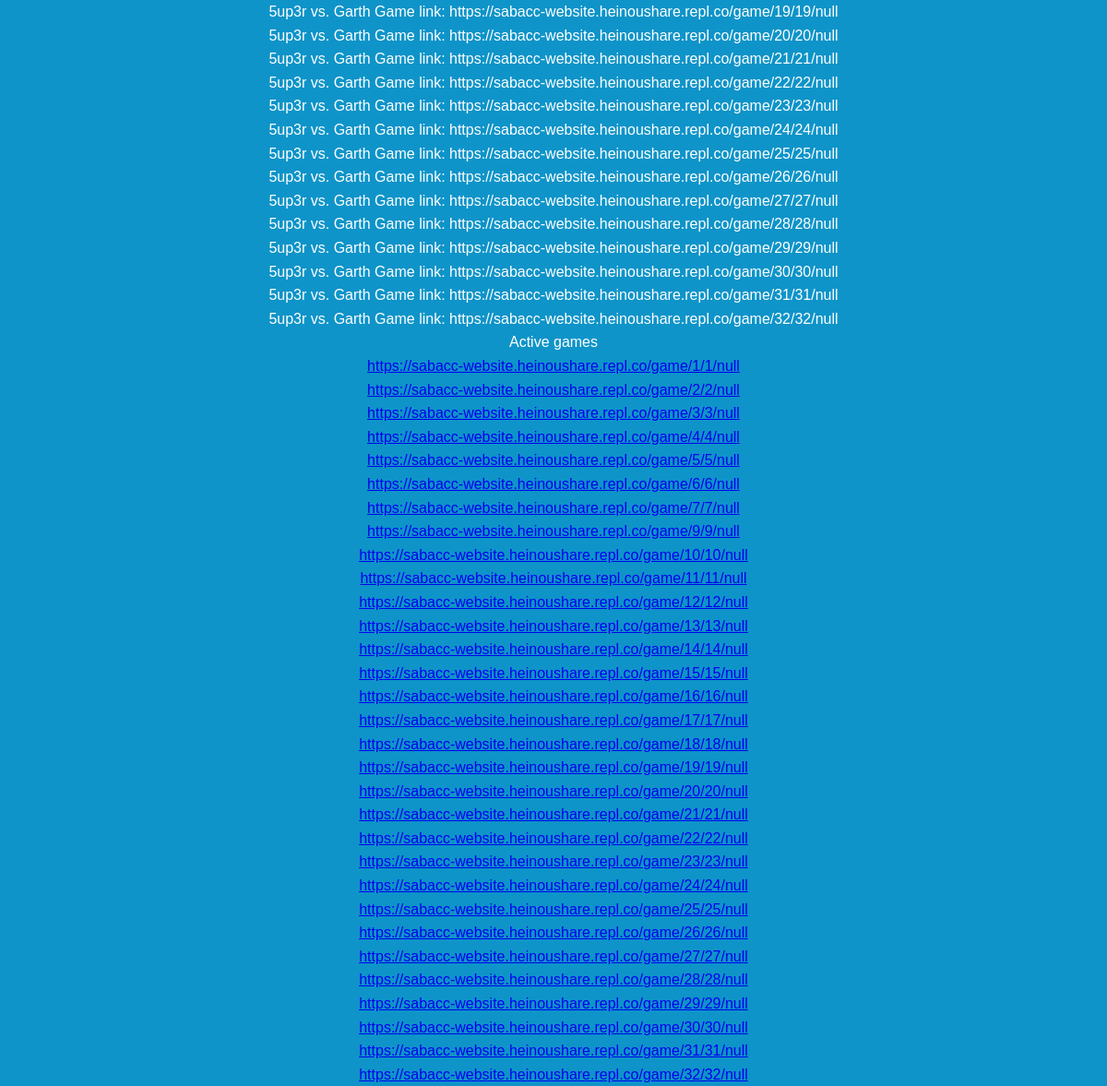
The app's page / (signed in, lower part), older data.
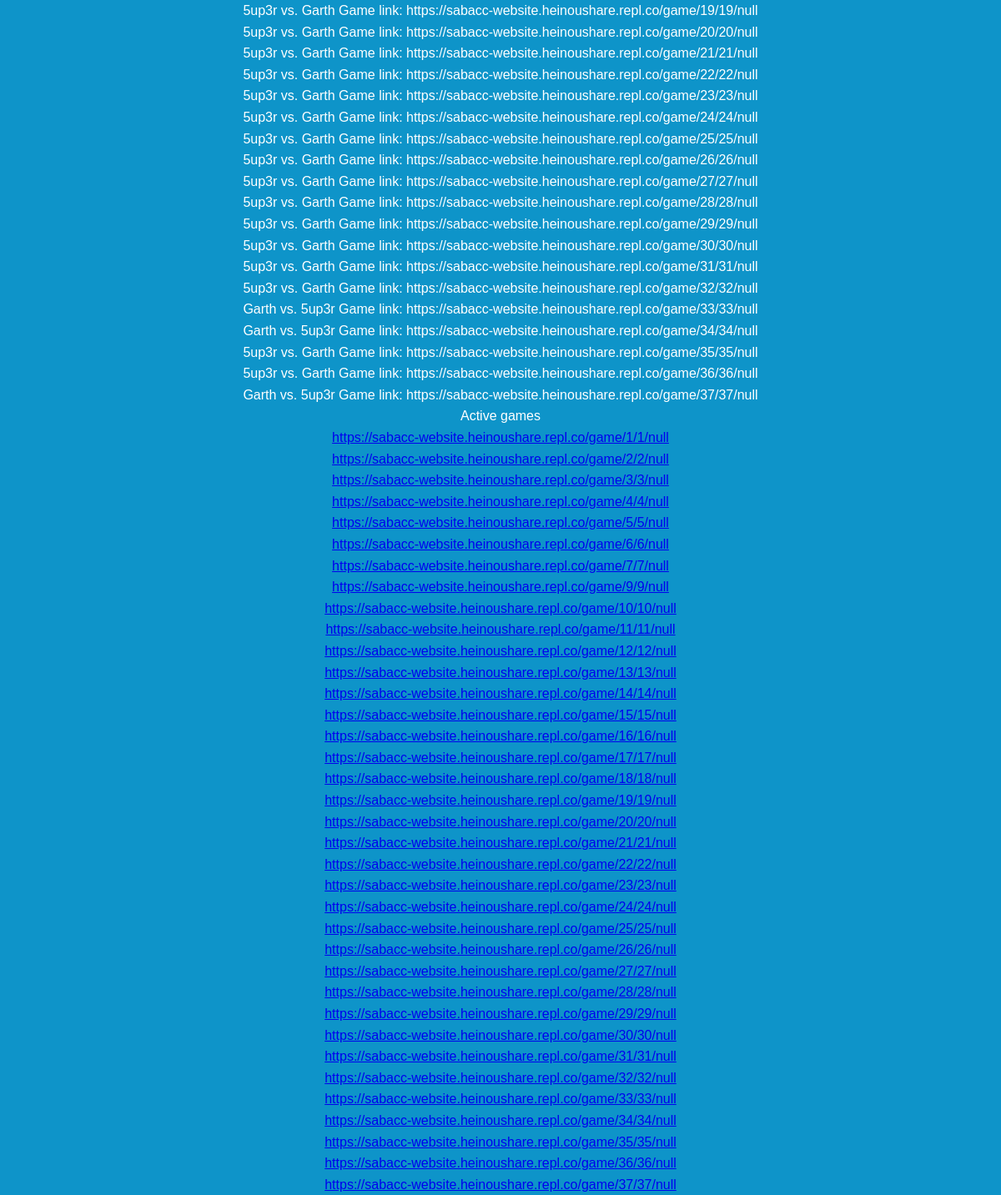
The same page, newer data.
### games/models.py (models this page shows)
class Game(models.Model):
  pin = models.IntegerField(blank=True, null=True)
  player1 = models.TextField()
  player2 = models.TextField()
  player1_credits = models.IntegerField(default=995)
  lead_player_bet = models.IntegerField(blank=True, null=True)
  follow_player_bet = models.IntegerField(blank=True, null=True)
  player2_credits = models.IntegerField(default=995)
  hand_pot = models.IntegerField(default=0)
  sabacc_pot = models.IntegerField(default=10)
  leading_player = models.TextField()
  active_player = models.TextField()
  phase = models.TextField(default="Betting")
  follow_bet_counter = models.BooleanField(default=False)
  game_started = models.BooleanField(default=False)
  deck = models.TextField(default="1,1,1,1,2,2,2,2,3,3,3,3,4,4,4,4,5,5,5,5,6,6,6,6,7,7,7,7,8,8,8,8,9,9,9,9,10,10,10,10,11,11,11,11,12,12,12,12,13,13,13,13,14,14,14,14,15,15,15,15,0,0,-2,-2,-8,-8,-11,-11,-13,-13,-14,-14,-15,-15,-17,-17")
  player1_hand = models.TextField(default="")
  player2_hand = models.TextField(default="")
  player1_hand_sum = models.IntegerField(default=0)
  player2_hand_sum = models.IntegerField(default=0)
  lead_player_card_action = models.TextField(blank = True, null=True)
  follow_player_card_action = models.TextField(blank = True, null=True)
  lead_player_shift_action = models.TextField(blank = True, null = True)
  follow_player_shift_action = models.TextField(blank = True, null = True)

### pages/views.py (the view)
# urls.py: path('', home_view, name='home'),
def home_view(request, *args, **kwargs):
  linkBegin = "https://sabacc-website.heinoushare.repl.co/game/"
  slash = "/"
  linkEnd = "/null"
  gameLinks = []
  for item in Game.objects.all():
    itemId = str(item.id)
    gameLink = linkBegin + itemId + slash + itemId + linkEnd
    gameLinks.append(gameLink)
  games = Game.objects.all()
  requester = str(request.user)
  context = {
    'games': games,
    'requester': requester,
    "gameLinks": gameLinks
  }
  return render(request, "home.html", context)

### templates/home.html (shortened to what this page needs)
{% extends 'base.html' %}
{% block content %}
<ul>
{% for item in games %}
  {% if item.player1 == requester or item.player2 == requester%}
    <li>{{ item.player1 }} vs. {{ item.player2 }} Game link: https://sabacc-website.heinoushare.repl.co/game/{{ item.id }}/{{ item.id }}/null</li>
  {% endif %}
{% endfor %}
</ul>
<p>Active games</p>
<ul>
{% for item in gameLinks %}
<li><a href="{{ item }}">{{ item }}</a></li>
{% endfor %}
</ul>
{% endblock %}

### templates/base.html (shortened to what this page needs)
<!DOCTYPE html>
<html>
  <head>
  </head>
  <body>
    {% block content %}
    {% endblock %}
  </body>
</html>

### templates/base.html (style rules this page uses)
* { margin:0; padding:0; }
body { font-family: Arial, Helvetica, sans-serif; background-color: rgb(14, 148, 201); color: #FFF; line-height: 1.6; text-align: center; }

Row changes from the older to the newer data that the page shows:
added Game: player1 "Garth", player2 "5up3r", id "33"
added Game: player1 "Garth", player2 "5up3r", id "34"
added Game: player1 "5up3r", player2 "Garth", id "35"
added Game: player1 "5up3r", player2 "Garth", id "36"
added Game: player1 "Garth", player2 "5up3r", id "37"
Text that changed along with them:
new list line: "https://sabacc-website.heinoushare.repl.co/game/33/33/null"
new list line: "https://sabacc-website.heinoushare.repl.co/game/34/34/null"
new list line: "https://sabacc-website.heinoushare.repl.co/game/35/35/null"
new list line: "https://sabacc-website.heinoushare.repl.co/game/36/36/null"
new list line: "https://sabacc-website.heinoushare.repl.co/game/37/37/null"
